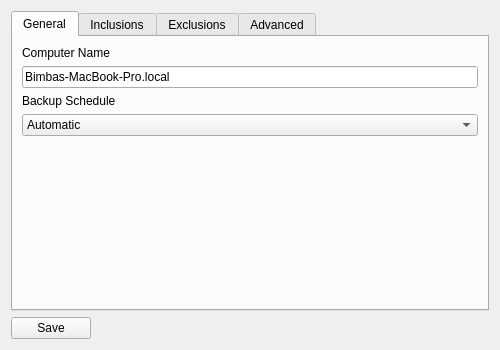
<?xml version="1.0" encoding="UTF-8"?>
<ui version="4.0">
 <class>SettingsDialog</class>
 <widget class="QDialog" name="SettingsDialog">
  <property name="geometry">
   <rect>
    <x>0</x>
    <y>0</y>
    <width>500</width>
    <height>350</height>
   </rect>
  </property>
  <property name="minimumSize">
   <size>
    <width>500</width>
    <height>350</height>
   </size>
  </property>
  <property name="windowTitle">
   <string>Blobbackup Settings</string>
  </property>
  <layout class="QVBoxLayout" name="verticalLayout">
   <item>
    <widget class="QTabWidget" name="tabWidget">
     <property name="currentIndex">
      <number>0</number>
     </property>
     <widget class="QWidget" name="tab">
      <attribute name="title">
       <string>General</string>
      </attribute>
      <layout class="QVBoxLayout" name="verticalLayout_2">
       <item>
        <widget class="QLabel" name="label">
         <property name="text">
          <string>Computer Name</string>
         </property>
        </widget>
       </item>
       <item>
        <widget class="QLineEdit" name="computer_name_line_edit">
         <property name="text">
          <string>Bimbas-MacBook-Pro.local </string>
         </property>
        </widget>
       </item>
       <item>
        <widget class="QLabel" name="label_2">
         <property name="text">
          <string>Backup Schedule</string>
         </property>
        </widget>
       </item>
       <item>
        <widget class="QComboBox" name="backup_schedule_combo_box">
         <item>
          <property name="text">
           <string>Automatic</string>
          </property>
         </item>
         <item>
          <property name="text">
           <string>Manual</string>
          </property>
         </item>
        </widget>
       </item>
       <item>
        <spacer name="verticalSpacer">
         <property name="orientation">
          <enum>Qt::Vertical</enum>
         </property>
         <property name="sizeHint" stdset="0">
          <size>
           <width>20</width>
           <height>40</height>
          </size>
         </property>
        </spacer>
       </item>
      </layout>
     </widget>
     <widget class="QWidget" name="tab_2">
      <attribute name="title">
       <string>Inclusions</string>
      </attribute>
      <layout class="QHBoxLayout" name="horizontalLayout_2">
       <item>
        <widget class="QListWidget" name="inclusions_list_widget">
         <property name="focusPolicy">
          <enum>Qt::NoFocus</enum>
         </property>
         <item>
          <property name="text">
           <string>/</string>
          </property>
         </item>
        </widget>
       </item>
       <item>
        <layout class="QVBoxLayout" name="verticalLayout_3">
         <item>
          <widget class="QPushButton" name="inclusions_add_button">
           <property name="text">
            <string>Add Folder</string>
           </property>
          </widget>
         </item>
         <item>
          <widget class="QPushButton" name="inclusions_remove_button">
           <property name="text">
            <string>Remove</string>
           </property>
          </widget>
         </item>
         <item>
          <spacer name="verticalSpacer_2">
           <property name="orientation">
            <enum>Qt::Vertical</enum>
           </property>
           <property name="sizeHint" stdset="0">
            <size>
             <width>20</width>
             <height>40</height>
            </size>
           </property>
          </spacer>
         </item>
        </layout>
       </item>
      </layout>
     </widget>
     <widget class="QWidget" name="tab_3">
      <attribute name="title">
       <string>Exclusions</string>
      </attribute>
      <layout class="QHBoxLayout" name="horizontalLayout_3">
       <item>
        <widget class="QListWidget" name="exclusions_list_widget">
         <property name="focusPolicy">
          <enum>Qt::NoFocus</enum>
         </property>
         <item>
          <property name="text">
           <string>/Applications</string>
          </property>
         </item>
         <item>
          <property name="text">
           <string>/Library</string>
          </property>
         </item>
         <item>
          <property name="text">
           <string>/Private</string>
          </property>
         </item>
         <item>
          <property name="text">
           <string>/System</string>
          </property>
         </item>
         <item>
          <property name="text">
           <string>/bin</string>
          </property>
         </item>
         <item>
          <property name="text">
           <string>/dev</string>
          </property>
         </item>
         <item>
          <property name="text">
           <string>/etc</string>
          </property>
         </item>
         <item>
          <property name="text">
           <string>/net</string>
          </property>
         </item>
         <item>
          <property name="text">
           <string>/sbin</string>
          </property>
         </item>
         <item>
          <property name="text">
           <string>/usr</string>
          </property>
         </item>
         <item>
          <property name="text">
           <string>/home</string>
          </property>
         </item>
         <item>
          <property name="text">
           <string>*.vmc</string>
          </property>
         </item>
         <item>
          <property name="text">
           <string>*.vhd</string>
          </property>
         </item>
         <item>
          <property name="text">
           <string>*.iso</string>
          </property>
         </item>
        </widget>
       </item>
       <item>
        <layout class="QVBoxLayout" name="verticalLayout_4">
         <item>
          <widget class="QPushButton" name="exclusions_add_button">
           <property name="text">
            <string>Add</string>
           </property>
          </widget>
         </item>
         <item>
          <widget class="QPushButton" name="exclusions_remove_button">
           <property name="text">
            <string>Remove</string>
           </property>
          </widget>
         </item>
         <item>
          <spacer name="verticalSpacer_3">
           <property name="orientation">
            <enum>Qt::Vertical</enum>
           </property>
           <property name="sizeHint" stdset="0">
            <size>
             <width>20</width>
             <height>40</height>
            </size>
           </property>
          </spacer>
         </item>
        </layout>
       </item>
      </layout>
     </widget>
     <widget class="QWidget" name="tab_4">
      <attribute name="title">
       <string>Advanced</string>
      </attribute>
      <layout class="QVBoxLayout" name="verticalLayout_5">
       <item>
        <widget class="QLabel" name="label_4">
         <property name="text">
          <string>Max Upload KiB/s (0 = Unlimited)</string>
         </property>
        </widget>
       </item>
       <item>
        <widget class="QSpinBox" name="max_upload_kibs_spin_box">
         <property name="maximum">
          <number>2147483647</number>
         </property>
        </widget>
       </item>
       <item>
        <widget class="QLabel" name="backup_connected_file_systems_label">
         <property name="text">
          <string>Backup Connected File Systems</string>
         </property>
        </widget>
       </item>
       <item>
        <widget class="QComboBox" name="backup_connected_file_systems_combo_box">
         <item>
          <property name="text">
           <string>No</string>
          </property>
         </item>
         <item>
          <property name="text">
           <string>Yes</string>
          </property>
         </item>
        </widget>
       </item>
       <item>
        <widget class="QLabel" name="label_3">
         <property name="text">
          <string>Number of Backup Threads</string>
         </property>
        </widget>
       </item>
       <item>
        <widget class="QSpinBox" name="number_of_backup_threads_spin_box">
         <property name="maximum">
          <number>64</number>
         </property>
        </widget>
       </item>
       <item>
        <spacer name="verticalSpacer_4">
         <property name="orientation">
          <enum>Qt::Vertical</enum>
         </property>
         <property name="sizeHint" stdset="0">
          <size>
           <width>20</width>
           <height>40</height>
          </size>
         </property>
        </spacer>
       </item>
       <item>
        <layout class="QHBoxLayout" name="horizontalLayout_4">
         <item>
          <spacer name="horizontalSpacer">
           <property name="orientation">
            <enum>Qt::Horizontal</enum>
           </property>
           <property name="sizeHint" stdset="0">
            <size>
             <width>40</width>
             <height>20</height>
            </size>
           </property>
          </spacer>
         </item>
         <item>
          <widget class="QLabel" name="restore_different_computer_label">
           <property name="text">
            <string>&lt;html&gt;&lt;head/&gt;&lt;body&gt;&lt;p&gt;&lt;a href=&quot;https://blobbackup.com&quot;&gt;&lt;span style=&quot; text-decoration: underline; color:#0000ff;&quot;&gt;Restore Different Computer&lt;/span&gt;&lt;/a&gt;&lt;/p&gt;&lt;/body&gt;&lt;/html&gt;</string>
           </property>
          </widget>
         </item>
        </layout>
       </item>
       <item>
        <layout class="QHBoxLayout" name="horizontalLayout_5">
         <item>
          <spacer name="horizontalSpacer_3">
           <property name="orientation">
            <enum>Qt::Horizontal</enum>
           </property>
           <property name="sizeHint" stdset="0">
            <size>
             <width>40</width>
             <height>20</height>
            </size>
           </property>
          </spacer>
         </item>
         <item>
          <widget class="QLabel" name="inherit_backup_history_label">
           <property name="text">
            <string>&lt;html&gt;&lt;head/&gt;&lt;body&gt;&lt;p&gt;&lt;a href=&quot;https://blobbackup.com&quot;&gt;&lt;span style=&quot; text-decoration: underline; color:#0000ff;&quot;&gt;Inherit Backup History&lt;/span&gt;&lt;/a&gt;&lt;/p&gt;&lt;/body&gt;&lt;/html&gt;</string>
           </property>
          </widget>
         </item>
        </layout>
       </item>
      </layout>
     </widget>
    </widget>
   </item>
   <item>
    <layout class="QHBoxLayout" name="horizontalLayout">
     <item>
      <widget class="QPushButton" name="save_button">
       <property name="text">
        <string>Save</string>
       </property>
      </widget>
     </item>
     <item>
      <spacer name="horizontalSpacer_2">
       <property name="orientation">
        <enum>Qt::Horizontal</enum>
       </property>
       <property name="sizeHint" stdset="0">
        <size>
         <width>40</width>
         <height>20</height>
        </size>
       </property>
      </spacer>
     </item>
    </layout>
   </item>
  </layout>
 </widget>
 <resources/>
 <connections/>
</ui>
